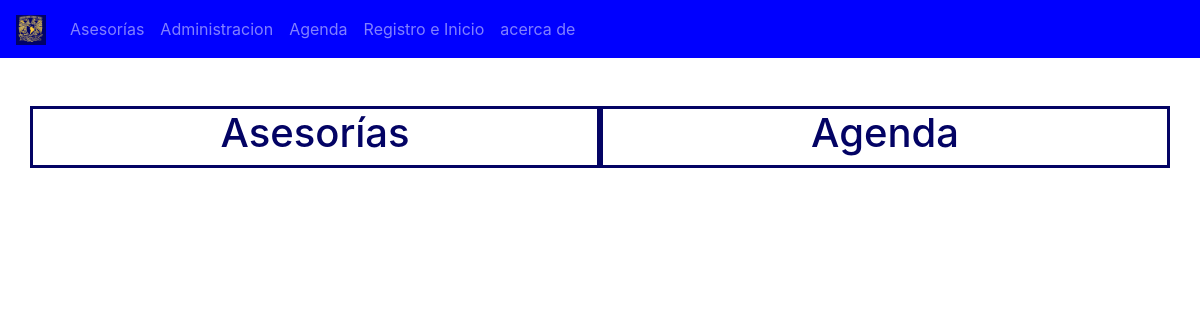
The app's page /source/tabla_asesores.php?nomMat=Algebra, older data.
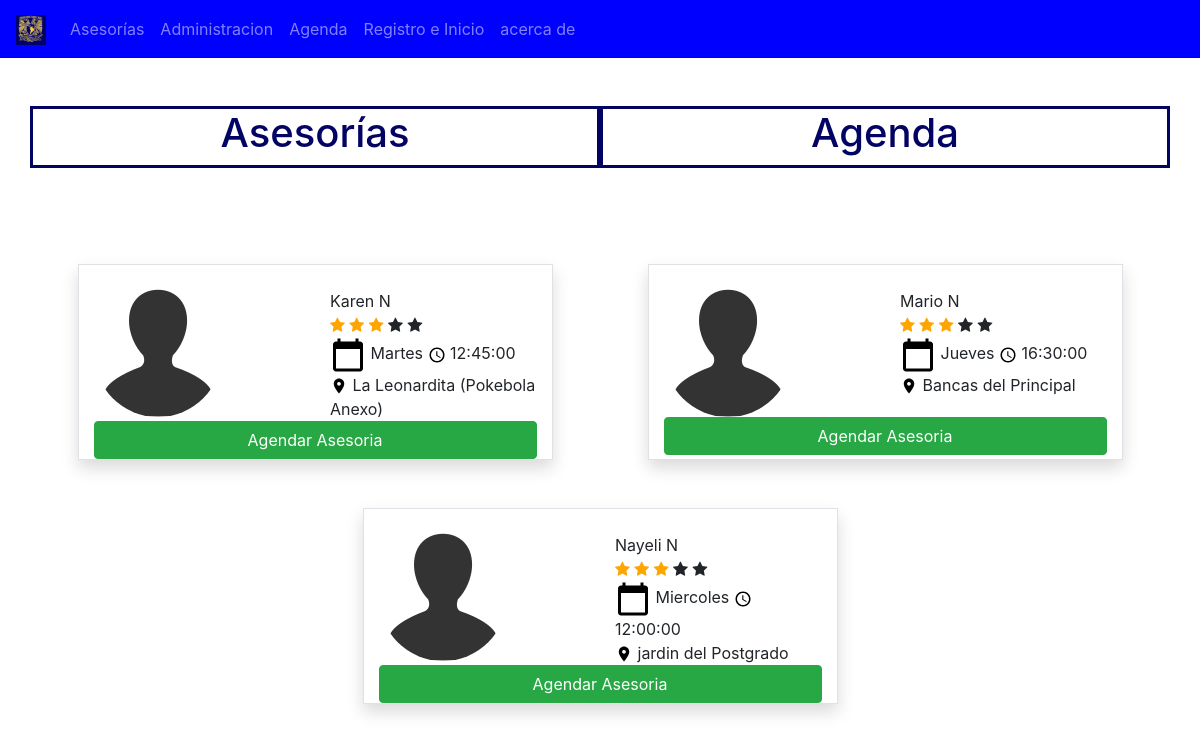
The same page, newer data.
### tables this page shows
CREATE TABLE `sesiones` (
  `id_sesion` int(80) NOT NULL,
  `dia_semana` varchar(200) NOT NULL,
  `horario_sesion` time NOT NULL,
  `lugar_sesion` varchar(200) NOT NULL,
  `id_asesor` int(80) NOT NULL,
  `id_clase` int(80) NOT NULL
);

CREATE TABLE `asesor` (
  `id_asesor` int(80) NOT NULL,
  `nombre_asesor` varchar(200) NOT NULL,
  `celular_asesor` varchar(80) NOT NULL,
  `correo_asesor` varchar(200) NOT NULL,
  `carrera_asesor` varchar(200) NOT NULL,
  `semestre_asesor` int(80) NOT NULL,
  `contrasena_asesor` varchar(255) NOT NULL
);

### source/tabla_asesores.php (the view, shortened to what this page needs)
<!DOCTYPE html>
<html>
    <head>
        <link rel="stylesheet" type="text/css" href="../css/bootstrap.css">
        <link rel="stylesheet" type="text/css" href="../css_javerim/javerim_style.css">
        <link rel="stylesheet" href="https://cdnjs.cloudflare.com/ajax/libs/font-awesome/4.7.0/css/font-awesome.min.css">
    </head>
    <body>
        <nav class="navbar navbar-expand-lg navbar-dark bg-jav">
          <a class="navbar-brand" href="#">
            <img src="../img/iconos/unam.jpg" width="30" height="30" alt="">
          </a>
          <div class="collapse navbar-collapse" id="opciones">
            <ul class="navbar-nav">
              <li class="nav-item">
                <a class="nav-link " href="ver_asesorias.php">Asesorías</a>
              </li>
              <li class="nav-item">
                <a class="nav-link" href="Administracion.php">Administracion</a>
              </li>
              <li class="nav-item">
                <a class="nav-link" href="agenda.php">Agenda</a>
              </li>
              <li class="nav-item">
                <a class="nav-link" href="form.php">Registro e Inicio</a>
              </li>
              <li>
                <a class="nav-link" href="#">acerca de</a>
              </li>
            </ul>
          </div>
        </nav>
            <br><br>
            <div class="container">
                <div class="row">
                    <div class="col-6 titulo-nac text-center">
                        <a href="ver_asesorias.php"><h1 class="text-nac">Asesorías</h1></a>
                    </div>
                    <div class="col-6 titulo-nac text-center">
                        <a href="agenda.php"><h1 class="text-nac">Agenda</h1></a>
                    </div>
                </div>
            </div>
            <br><br>
            <div class="container-fluid">
        <?php
            $nombreMat = $_GET['nomMat'];
            $servername = "localhost";
            $username = "root";
            $password = "";
            $dbname = "javerim";
            try {
            $conn = new PDO("mysql:host=$servername;dbname=$dbname", $username, $password);
            $conn->setAttribute(PDO::ATTR_ERRMODE, PDO::ERRMODE_EXCEPTION);
            $stmt = $conn->prepare("SELECT asesor.id_asesor, asesor.nombre_asesor, clase.nombre_asig, clase.Tema_asig, sesiones.dia_semana, sesiones.horario_sesion, sesiones.lugar_sesion FROM `sesiones` INNER JOIN asesor ON sesiones.id_asesor=asesor.id_asesor INNER JOIN clase ON sesiones.id_clase= clase.id_asig WHERE clase.nombre_asig ='$nombreMat'");
            $stmt->execute();
            $resultado =$stmt->fetchAll();
            }
            catch(PDOException $e) {
                echo "Error: " . $e->getMessage();
            }
            ?>
            <div class="container">
                <div class="row justify-content-around">
                    <?php foreach ($resultado as $dato): ?>
                    <div class="col-md-5 mt-5 border shadow">
                        <br>
                        <div class="row justify-content-between">
                            <div class="col-4">
                                <img src="../img/iconos/contacts_3695.ico" class="rounded-circle" alt="photo">
                            </div>
                            <div class="col-6">
                                <b> </b> <?php echo $dato['nombre_asesor'] ?> <br>
                                <span class="fa fa-star checked"></span>
                                <span class="fa fa-star checked"></span>
                                <span class="fa fa-star checked"></span>
                                <span class="fa fa-star"></span>
                                <span class="fa fa-star"></span> <br>
                                <img src="../img/iconos/1x/baseline_calendar_today_black_18dp.png" alt="calendar">
                                <b> </b> <?php echo $dato['dia_semana'] ?>
                                <img src="../img/iconos/1x/baseline_query_builder_black_18dp.png" alt="calendar">
                                <b> </b> <?php echo $dato['horario_sesion'] ?> <br>
                                <img src="../img/iconos/1x/baseline_location_on_black_18dp.png" alt="calendar">
                                <b> </b> <?php echo $dato['lugar_sesion'] ?> <br>
                            </div>
                            <div class="col-12">
                                <button type='submit' class='btn btn-success btn-block' data-toggle="modal" data-target="#diag_conf"
                                    onclick="verDatos('<?php echo $dato['id_asesor']?>','<?php echo $dato['nombre_asesor']?>','<?php echo $dato['dia_semana'] ?>','<?php echo $dato['horario_sesion']?>','<?php echo $dato['lugar_sesion'] ?>')">
                                    Agendar Asesoria
                                </button>
                            </div>
                        </div>
                    </div>
                    <?php endforeach ?>
                </div>
                <br>
            </div>
    </body>
</html>

### css_javerim/javerim_style.css (style rules this page uses)
.bg-jav { text-aling: right; background-color: blue; }
.text-nac { color: rgb(3, 3, 100); }
.titulo-nac { border-style: solid; border-color: rgb(3, 3, 100); }
a:link { text-decoration: none; }
.checked { color: orange; }

Row changes from the older to the newer data that the page shows:
added sesiones: id_asesor.nombre_asesor "Karen N", dia_semana "Martes", horario_sesion "12:45:00", lugar_sesion "La Leonardita (Pokebola Anexo)"
added sesiones: id_asesor.nombre_asesor "Mario N", dia_semana "Jueves", horario_sesion "16:30:00", lugar_sesion "Bancas del Principal"
added sesiones: id_asesor.nombre_asesor "Nayeli N", dia_semana "Miercoles", horario_sesion "12:00:00", lugar_sesion "jardin del Postgrado"
